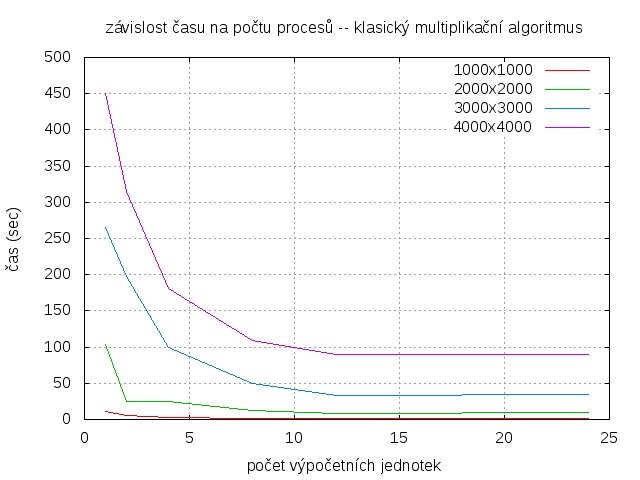

Generate this figure with gnuplot:
set term png
set output "classic.png"
set grid  xtics ytics
set   autoscale                        # scale axes automatically
unset log                              # remove any log-scaling
unset label                            # remove any previous labels
set xtic auto                          # set xtics automatically
set ytic auto                          # set ytics automatically
set title "závislost času na počtu procesů -- klasický multiplikační algoritmus"
set xlabel "počet výpočetních jednotek"
set ylabel "čas (sec)"

plot "classic-1000" using 1:2 title '1000x1000' with line, "classic-2000" using 1:2 title '2000x2000' with line, "classic-3000" using 1:2 title '3000x3000' with line, "classic-4000" using 1:2 title '4000x4000' with line
